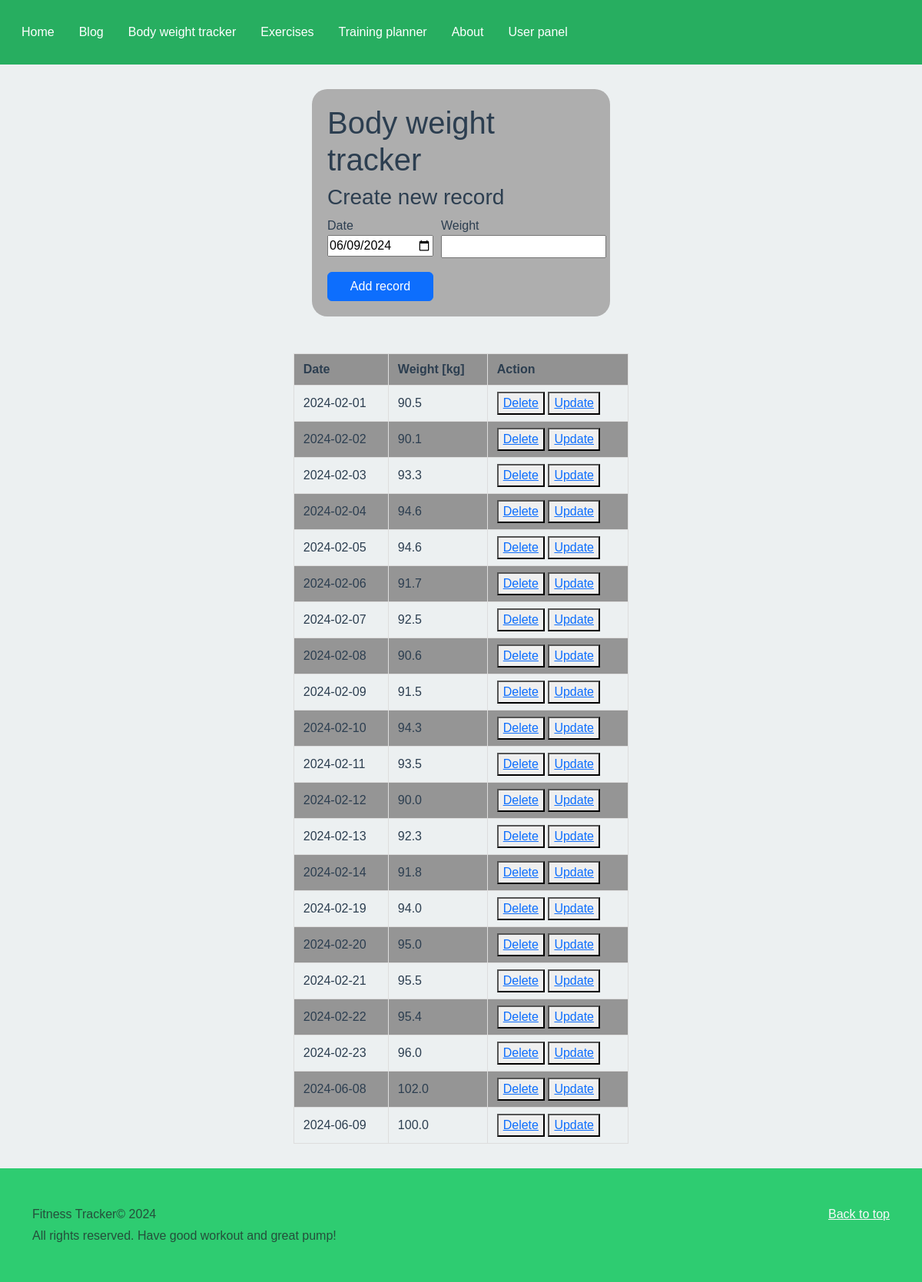
The app's page /bw_tracker/ (signed in) with its own data.
### ft_app/models.py (models this page shows, shortened)
class BodyWeightRecord(Base):
    __tablename__ = "bw_records"
    id = Column(Integer, primary_key=True)
    date = Column(DateTime, default=datetime.utcnow)
    weight = Column(Float)
    user_id = Column(Integer, ForeignKey(f"{User.__tablename__}.id"))
    user = relationship("User", back_populates="bw_records")

### ft_app/bw_tracker.py (the view)
@login_required
@bp.route('/', methods=['POST', 'GET'])
def index():
    form = BodyWeightRecordForm(request.form)
    if request.method == "POST":
        if form.validate():
            bw_record = BodyWeightRecord(weight=request.form["weight"],
                                         date=request.form["date"],
                                         user_id=g.user.id)
            for record in g.user.bw_records:
                if bw_record.date == record.date.date():
                    flash("There is already body weight record for given date!")
                    return redirect('/bw_tracker')
            db_session = DBC.get_db_session()
            db_session.add(bw_record)
            db_session.commit()
            flash("Body weight record has been properly added!")
            return redirect('/bw_tracker')
        else:
            msg = form.print_error_message()
            flash(r"There were errors during adding body weight record. Please correct them.")
            for m in msg:
                flash(m)
            return redirect('/bw_tracker')
    else:
        if g.user:
            bw_records = get_bw_records_by_id(g.user.id)
            return render_template('bw_tracker/index.html',
                                   records=bw_records,
                                   form=form)
        else:
            flash("You need to be logged in in order to use BodyWeightTracker")
            return redirect(url_for("auth.login"))

### ft_app/forms.py
class BodyWeightRecordForm(FormErrorPrinter):
    date = DateField('Date',
                     default=date.today(),
                     validators=[validators.DataRequired(),
                                 validate_date_not_in_future])
    weight = DecimalField('Weight',
                          validators=[validators.DataRequired(), validate_bw_record])

### ft_app/auth.py (called while the page is built)
@bp.before_app_request
def load_logged_in_user():
    user_id = session.get('user_id')
    if user_id is None:
        g.user = None
    else:
        if not hasattr(g, "user") or g.user is None or g.user.id != user_id:
            g.user = get_user_by_id(user_id)

### ft_app/dbc/database.py (called while the page is built)
    @staticmethod
    def get_db_session():
        return DBC._db_session

### ft_app/dbc/queries.py (called while the page is built)
def get_user_by_id(user_id):
    db_session = DBC.get_db_session()
    return db_session.scalars(select(User).where(User.id == user_id)).one()

def get_bw_records_by_id(user_id):
    db_session = DBC.get_db_session()
    return (db_session.scalars(
        select(BodyWeightRecord)
        .where(BodyWeightRecord.user_id == user_id)
        .order_by(BodyWeightRecord.date))
            .all())

### ft_app/templates/bw_tracker/index.html (shortened to what this page needs)
{%extends 'base.html' %}
{% block head %}
<link rel="stylesheet" href="{{ url_for('static', filename='css/custom/bw_tracker.css') }}">
{% endblock %}
{% block body %}
<div class="container-fluid col-lg-8 col-md-10 col-sm-12">
       <div class="form-grid-container">
             <h1>Body weight tracker</h1>
             <div class="form-grid-item"><h3>Create new record</h3></div>
                <form method="post">
                   <div class="form-label"> {{ form.date.label }}{{ form.date() }}</div>
                   <div class="form-label" style="max-width:200px"> {{ form.weight.label }}{{ form.weight() }}</div>
                   <button class="btn btn-primary" type="submit">Add record</button>
                </form>
      </div>
     {% if records|length < 1 %}
        <h4>There are no body weight records so far. Please add some records first.</h4>
     {% else %}
         <div class="centered_table">
            <table class ="bw_table centered_table">
               <thead>
                  <tr>
                     <th scope="col">Date</th>
                     <th scope="col">Weight [kg]</th>
                     <th scope="col">Action</th>
                  </tr>
               </thead>
               <tbody>
               {% for record in records %}
                  <tr>
                     <td>{{ record.date.date() }}</td>
                     <td>{{ record.weight }}</td>
                     <td>
                        <button><a href="/bw_tracker/delete/{{record.id}}">Delete</a></button>
                        <button><a href="/bw_tracker/update/{{record.id}}">Update</a></button>
                     </td>
                  </tr>
               {% endfor %}
               </tbody>
            </table>
         </div>
         {% endif %}
   </div>
{% endblock %}

### ft_app/static/css/custom/main.css (style rules this page uses)
:root { --primary-color: #27ae60; --secondary-color: #2ecc71; --accent-color: #e74c3c; --background-color: #ecf0f1; --text-color: #2c3e50; --highlight-color: #f1c40f; }
body { margin: 0; font-family: sans-serif; background-color: var(--background-color); color: var(--text-color); }
table, td, th { border: 1px solid #aaa; }
th { height: 30px; }
td { text-align: center; padding: 5px; }

### ft_app/static/css/custom/bw_tracker.css (style rules this page uses)
.form-grid-container { width: 50%; margin-top: 2rem; margin-bottom: 3rem; margin-left: auto; margin-right: auto; padding: 20px; background: #aeaeae; box-shadow: 0 0 10px rga(0, 0, 0, 0.1); border-radius: 20px; }
.form-grid-item { display: contents; }
.form-grid-container form { display: grid; grid-template-columns: 1fr 4fr; gap: 10px; }
.bw_table th, td { padding: 8px 12px; border: 1px solid #ddd; text-align: left; }
.bw_table th { background-color: #929292; }
.bw_table tr:nth-child(even) { background-color: #959595; }
.centered_table { margin: 0 auto; width: 75%; padding-bottom: 2rem; }

### records on screen
BodyWeightRecord: date "2024-02-01", weight "90.5"
BodyWeightRecord: date "2024-02-02", weight "90.1"
BodyWeightRecord: date "2024-02-03", weight "93.3"
BodyWeightRecord: date "2024-02-04", weight "94.6"
BodyWeightRecord: date "2024-02-05", weight "94.6"
BodyWeightRecord: date "2024-02-06", weight "91.7"
BodyWeightRecord: date "2024-02-07", weight "92.5"
BodyWeightRecord: date "2024-02-08", weight "90.6"
BodyWeightRecord: date "2024-02-09", weight "91.5"
BodyWeightRecord: date "2024-02-10", weight "94.3"
BodyWeightRecord: date "2024-02-11", weight "93.5"
BodyWeightRecord: date "2024-02-12", weight "90.0"
BodyWeightRecord: date "2024-02-13", weight "92.3"
BodyWeightRecord: date "2024-02-14", weight "91.8"
BodyWeightRecord: date "2024-02-19", weight "94.0"
BodyWeightRecord: date "2024-02-20", weight "95.0"
BodyWeightRecord: date "2024-02-21", weight "95.5"
BodyWeightRecord: date "2024-02-22", weight "95.4"
BodyWeightRecord: date "2024-02-23", weight "96.0"
BodyWeightRecord: date "2024-06-08", weight "102.0"
BodyWeightRecord: date "2024-06-09", weight "100.0"
